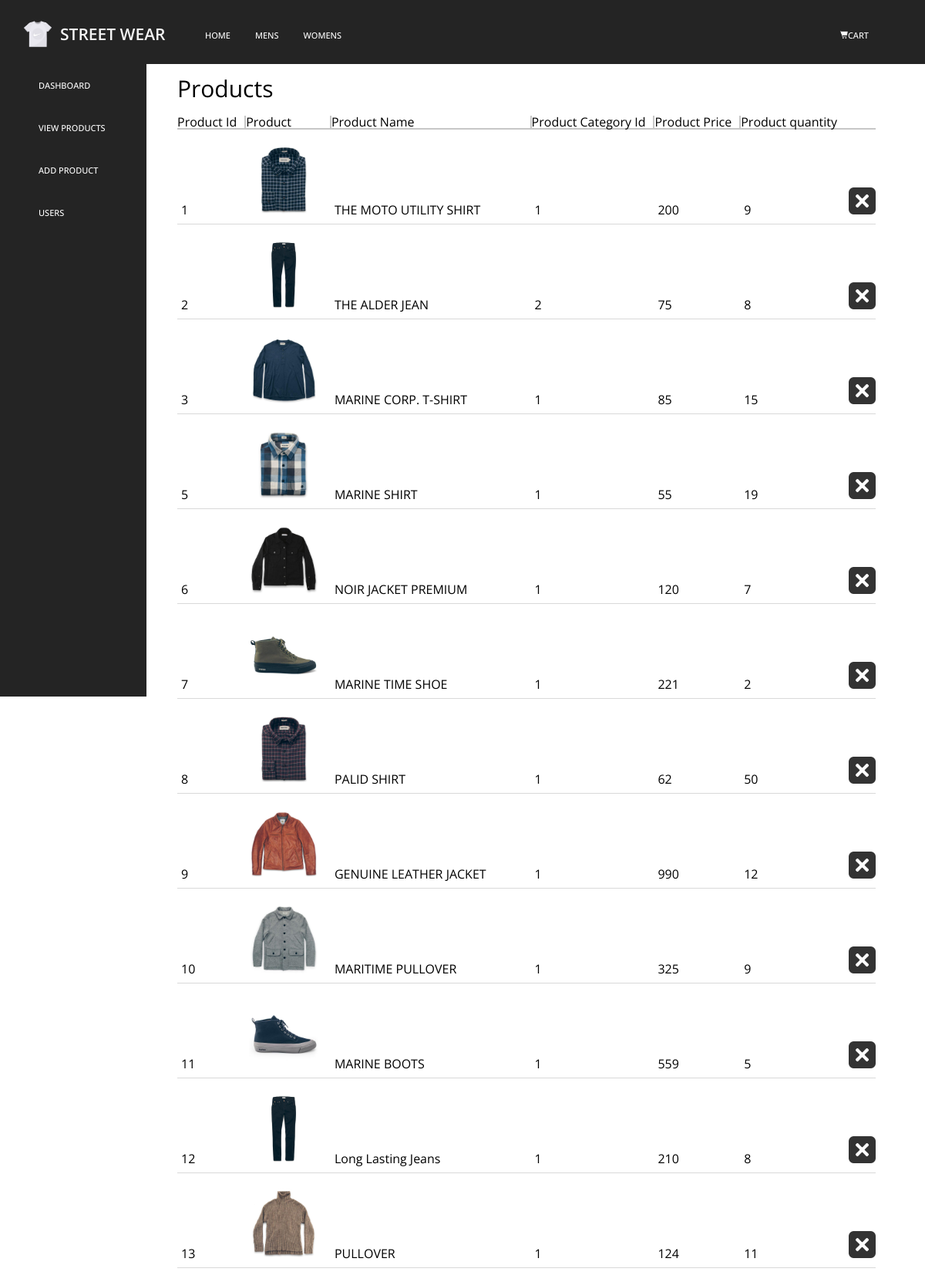
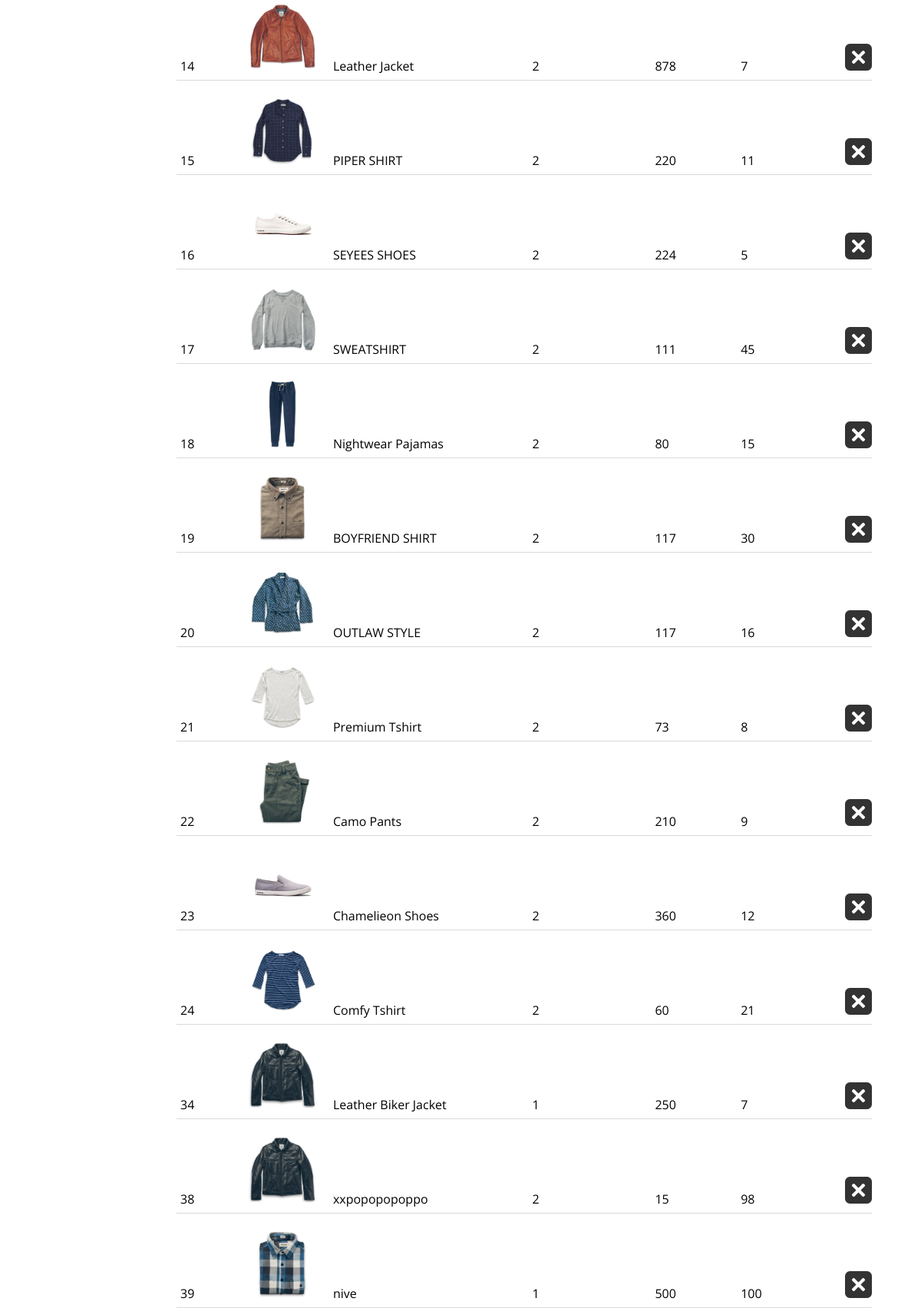
The app's page /ecomm/public_html/order.php?view_products with its own data (2 pictures, top to bottom).
### tables this page shows
CREATE TABLE `products` (
  `product_id` int(11) NOT NULL,
  `product_title` varchar(255) NOT NULL,
  `product_category_id` int(11) NOT NULL,
  `product_price` float NOT NULL,
  `product_description` text NOT NULL,
  `product_image` varchar(255) NOT NULL,
  `product_quantity` int(11) NOT NULL
);

### ecomm/resources/functions.php (called while the page is built, shortened)
<?php
function query($sql){
	global $connection;
	return mysqli_query($connection, $sql);
}
function fetch_array($result){
 return mysqli_fetch_array($result);
}
?>

### ecomm/public_html/admin.php (the view, shortened to what this page needs)
<?php
function important(){
if(isset($_GET['view_products'])){
$product= <<<_END
		<div id = "content">
<h1>Products</h1>
<table class="tablex";>
  <tr>
  	<th style="font-family: 'Open Sans', sans-serif;font-weight:400px;padding-right: 10px; border-bottom:2px solid #C7C7C7; border-right:2px solid #C7C7C7;">Product Id</th>
    <th style="font-family: 'Open Sans', sans-serif;font-weight:400px;padding-right: 50px; border-bottom:2px solid #C7C7C7; border-right:2px solid #C7C7C7;" >Product</th>
    <th style="font-family: 'Open Sans', sans-serif;font-weight:400px;padding-right: 150px; border-bottom:2px solid #C7C7C7; border-right:2px solid #C7C7C7;">Product Name</th>
    <th style="font-family: 'Open Sans', sans-serif;font-weight:400px;padding-right: 10px; border-bottom:2px solid #C7C7C7; border-right:2px solid #C7C7C7;">Product Category Id</th>
    <th style="font-family: 'Open Sans', sans-serif;font-weight:400px;padding-right: 10px; border-bottom:2px solid #C7C7C7; border-right:2px solid #C7C7C7;">Product Price</th>
    <th style="font-family: 'Open Sans', sans-serif;font-weight:400px;padding-right: 10px; border-bottom:2px solid #C7C7C7;">Product quantity</th>
    <th style="font-family: 'Open Sans', sans-serif;font-weight:400px;padding-right: 10px; border-bottom:2px solid #C7C7C7;"></th>
  </tr>
_END;
echo $product;
$query = query(" SELECT * FROM products");
	while($row = fetch_array($query)){
$product1= <<<_YO
  <tr>
  <td style="font-family: 'Open Sans', sans-serif;font-weight:400px;padding-top: 20px;padding-left: 5px; padding-bottom: 10px;border-bottom:1px solid #D9D9D9;">{$row['product_id']}</td>
  <td style="font-family: 'Open Sans', sans-ser
  if;font-weight:400px;padding-top: 20px;padding-left: 5px; padding-bottom: 10px;border-bottom:1px solid #D9D9D9;"><a href="http://localhost/ecomm/public_html/order.php?edit_products&id={$row['product_id']}"><img src="{$row['product_image']}" height="90px">
  </a></td>
  <td style="font-family: 'Open Sans', sans-serif;font-weight:400px;padding-top: 20px;padding-left: 5px; padding-bottom: 10px;border-bottom:1px solid #D9D9D9;">{$row['product_title']}</td>
  <td style="font-family: 'Open Sans', sans-serif;font-weight:400px;padding-top: 20px;padding-left: 5px; padding-bottom: 10px;border-bottom:1px solid #D9D9D9;">{$row['product_category_id']}</td>
  <td style="font-family: 'Open Sans', sans-serif;font-weight:400px;padding-top: 20px;padding-left: 5px; padding-bottom: 10px;border-bottom:1px solid #D9D9D9;">{$row['product_price']}</td>
  <td style="font-family: 'Open Sans', sans-serif;font-weight:400px;padding-top: 20px;padding-left: 5px; padding-bottom: 10px;border-bottom:1px solid #D9D9D9;">{$row['product_quantity']}</td>
  <td style="font-family: 'Open Sans', sans-serif;font-weight:400px;padding-top: 20px;padding-left: 5px; padding-bottom: 10px;border-bottom:1px solid #D9D9D9;"><a href="delete_product.php?id={$row['product_id']}"><img src="../raw/images/multiply.png" width="35px" style="cursor:pointer;"></a></td>
  </tr>
_YO;
echo $product1;
 }
}
}
?>

### ecomm/resources/css/vids.css (style rules this page uses)
html, body, div, span, applet, object, iframe, h1, h2, h3, h4, h5, h6, p, blockquote, pre, a, abbr, acronym, address, big, cite, code, del, dfn, em, img, ins, kbd, q, s, samp, small, strike, strong, sub, sup, tt, var, b, u, i, center, dl, dt, dd, ol, ul, li, fieldset, form, label, legend, table, caption, tbody, tfoot, thead, tr, th, td, article, aside, canvas, details, embed, figure, figcaption, footer, header, hgroup, menu, nav, output, ruby, section, summary, time, mark, audio, video { margin: 0; padding: 0; border: 0; font-size: 100%; font: inherit; vertical-align: baseline; }
body { line-height: 1; }
table { border-collapse: collapse; border-spacing: 0; }

### ecomm/resources/css/styles.css (style rules this page uses)
html, body, div, span, applet, object, iframe, h1, h2, h3, h4, h5, h6, p, blockquote, pre, a, abbr, acronym, address, big, cite, code, del, dfn, em, img, ins, kbd, q, s, samp, small, strike, strong, sub, sup, tt, var, b, u, i, center, dl, dt, dd, ol, ul, li, fieldset, form, label, legend, table, caption, tbody, tfoot, thead, tr, th, td, article, aside, canvas, details, embed, figure, figcaption, footer, header, hgroup, menu, nav, output, ruby, section, summary, time, mark, audio, video { margin: 0; padding: 0; border: 0; font-size: 100%; font: inherit; vertical-align: baseline; }
body { line-height: 1; }
table { border-collapse: collapse; border-spacing: 0; }

### ecomm/resources/css/add.css (style rules this page uses)
#content { position:absolute;top:100px;left:230px; }
#content h1 { font-size: 30px;font-family:'Open Sans', sans-serif;font-weight:800px;padding-bottom: 20px; }

### records on screen
products: product_id "1", product_image (picture), product_title "THE MOTO UTILITY SHIRT", product_category "1", product_price "200", product_quantity "9"
products: product_id "2", product_image (picture), product_title "THE ALDER JEAN", product_category "2", product_price "75", product_quantity "8"
products: product_id "3", product_image (picture), product_title "MARINE CORP. T-SHIRT", product_category "1", product_price "85", product_quantity "15"
products: product_id "5", product_image (picture), product_title "MARINE SHIRT", product_category "1", product_price "55", product_quantity "19"
products: product_id "6", product_image (picture), product_title "NOIR JACKET PREMIUM", product_category "1", product_price "120", product_quantity "7"
products: product_id "7", product_image (picture), product_title "MARINE TIME SHOE", product_category "1", product_price "221", product_quantity "2"
products: product_id "8", product_image (picture), product_title "PALID SHIRT", product_category "1", product_price "62", product_quantity "50"
products: product_id "9", product_image (picture), product_title "GENUINE LEATHER JACKET", product_category "1", product_price "990", product_quantity "12"
products: product_id "10", product_image (picture), product_title "MARITIME PULLOVER", product_category "1", product_price "325", product_quantity "9"
products: product_id "11", product_image (picture), product_title "MARINE BOOTS", product_category "1", product_price "559", product_quantity "5"
products: product_id "12", product_image (picture), product_title "Long Lasting Jeans", product_category "1", product_price "210", product_quantity "8"
products: product_id "13", product_image (picture), product_title "PULLOVER", product_category "1", product_price "124", product_quantity "11"
products: product_id "14", product_image (picture), product_title "Leather Jacket", product_category "2", product_price "878", product_quantity "7"
products: product_id "15", product_image (picture), product_title "PIPER SHIRT", product_category "2", product_price "220", product_quantity "11"
products: product_id "16", product_image (picture), product_title "SEYEES SHOES", product_category "2", product_price "224", product_quantity "5"
products: product_id "17", product_image (picture), product_title "SWEATSHIRT", product_category "2", product_price "111", product_quantity "45"
products: product_id "18", product_image (picture), product_title "Nightwear Pajamas", product_category "2", product_price "80", product_quantity "15"
products: product_id "19", product_image (picture), product_title "BOYFRIEND SHIRT", product_category "2", product_price "117", product_quantity "30"
products: product_id "20", product_image (picture), product_title "OUTLAW STYLE", product_category "2", product_price "117", product_quantity "16"
products: product_id "21", product_image (picture), product_title "Premium Tshirt", product_category "2", product_price "73", product_quantity "8"
products: product_id "22", product_image (picture), product_title "Camo Pants", product_category "2", product_price "210", product_quantity "9"
products: product_id "23", product_image (picture), product_title "Chamelieon Shoes", product_category "2", product_price "360", product_quantity "12"
products: product_id "24", product_image (picture), product_title "Comfy Tshirt", product_category "2", product_price "60", product_quantity "21"
products: product_id "34", product_image (picture), product_title "Leather Biker Jacket", product_category "1", product_price "250", product_quantity "7"
products: product_id "38", product_image (picture), product_title "xxpopopopoppo", product_category "2", product_price "15", product_quantity "98"
products: product_id "39", product_image (picture), product_title "nive", product_category "1", product_price "500", product_quantity "100"
